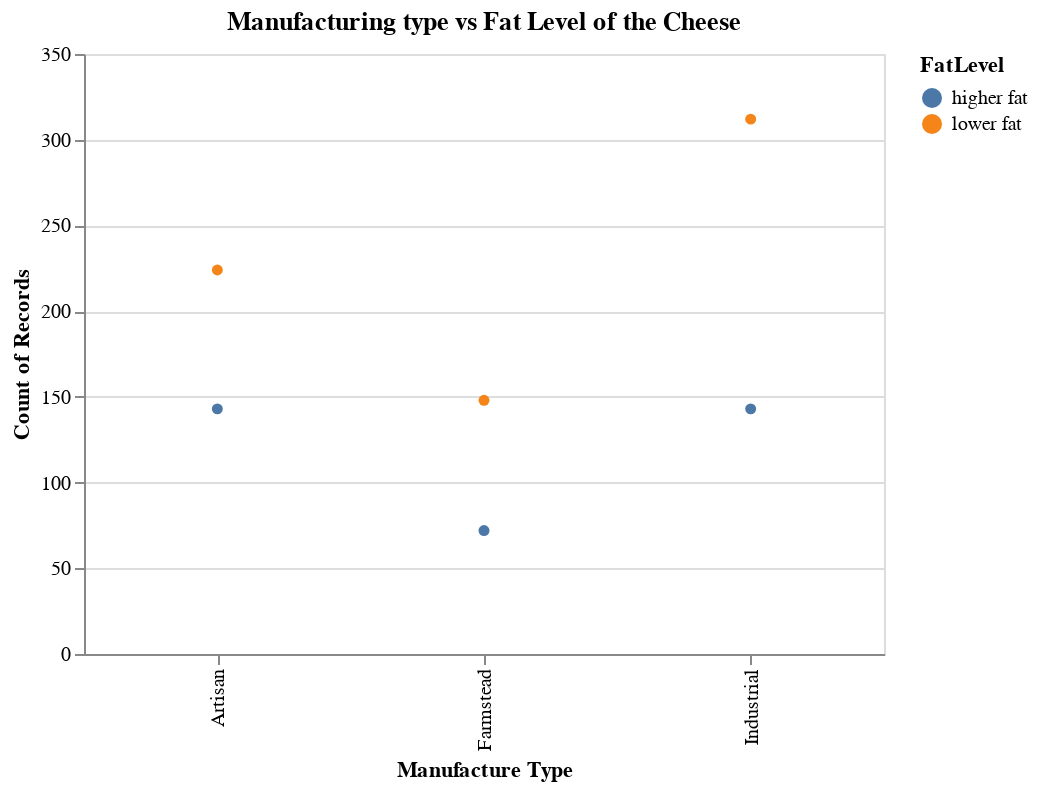

This figure's notebook cell:
### Code cell
# Creating EDA to understand the data 
# Visualizing "ManufacturingTypeEn" vs target variable column "FatLevel" using Altair
ManufactureType_vs_Fat_plot = alt.Chart(cheese_df_new).mark_circle().encode(
    x=alt.X('ManufacturingTypeEn', title='Manufacture Type'),
    y=alt.Y('count()', title='Count of Records'),
    color='FatLevel:N'
).properties(
    title='Manufacturing type vs Fat Level of the Cheese',
    width=400
)

ManufactureType_vs_Fat_plot

### Figure 1 — Vega-Lite specification as saved in the notebook (floating-point values rounded to 4 significant figures; data arrays with more than 128 entries replaced by an {"elided": "..."} marker saying what was removed)
{"config": {"view": {"continuousWidth": 400, "continuousHeight": 300}}, "data": {"name": "data-a1c7e1736ca296ec884af049d605e149"}, "mark": "circle", "encoding": {"color": {"type": "nominal", "field": "FatLevel"}, "x": {"type": "nominal", "field": "ManufacturingTypeEn", "title": "Manufacture Type"}, "y": {"type": "quantitative", "aggregate": "count", "title": "Count of Records"}}, "title": "Manufacturing type vs Fat Level of the Cheese", "width": 400, "$schema": "https://vega.github.io/schema/vega-lite/v4.8.1.json", "datasets": {"data-a1c7e1736ca296ec884af049d605e149": {"elided": "1042 records"}}}
